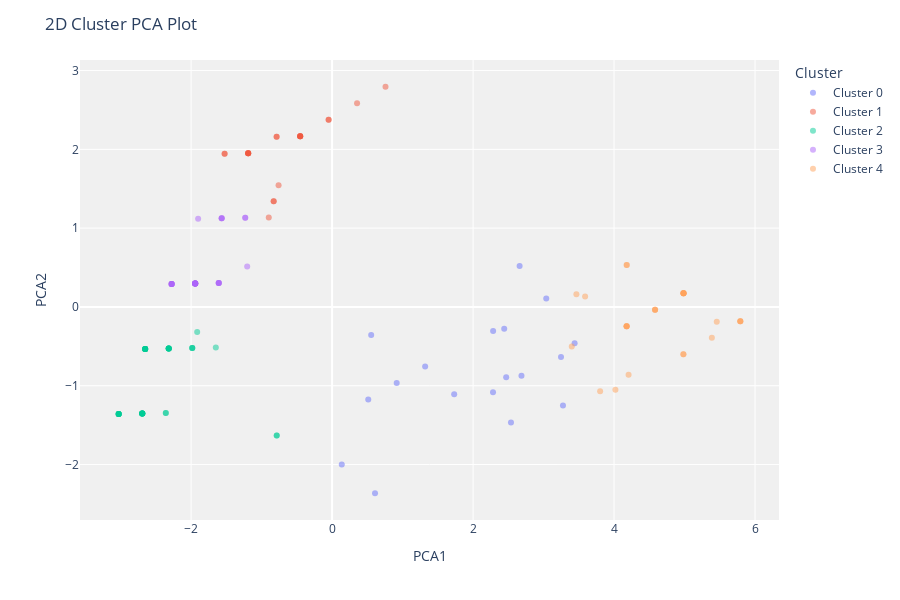

The notebook cell this image was saved under:
### Code cell
plot_model(model_kmeans, plot = 'cluster')

### Figure 1 — Plotly figure (JSON) as saved in the notebook; plotly's stock layout.template omitted (floating-point values rounded to 4 significant figures)
{"data": [{"customdata": [[null], [null], [null], [null], [null], [null], [null], [null], [null], [null], [null], [null], [null], [null], [null], [null], [null], [null]], "hovertemplate": "Cluster=Cluster 0<br>PCA1=%{x}<br>PCA2=%{y}<br>Feature=%{customdata[0]}<extra></extra>", "legendgroup": "Cluster 0", "marker": {"color": "#636efa", "opacity": 0.5, "symbol": "circle"}, "mode": "markers", "name": "Cluster 0", "orientation": "v", "showlegend": true, "textposition": "top center", "type": "scatter", "x": [2.66, 0.9165, 2.47, 3.275, 3.44, 2.687, 0.6089, 1.732, 3.038, 2.283, 0.5544, 0.1372, 2.285, 0.5129, 1.32, 2.538, 2.442, 3.247], "xaxis": "x", "y": [0.5187, -0.9655, -0.8925, -1.25, -0.4601, -0.8741, -2.365, -1.108, 0.1074, -1.084, -0.3561, -2.001, -0.3066, -1.175, -0.7559, -1.466, -0.2768, -0.6346], "yaxis": "y"}, {"customdata": [[null], [null], [null], [null], [null], [null], [null], [null], [null], [null], [null], [null], [null], [null], [null], [null], [null], [null], [null], [null], [null], [null]], "hovertemplate": "Cluster=Cluster 1<br>PCA1=%{x}<br>PCA2=%{y}<br>Feature=%{customdata[0]}<extra></extra>", "legendgroup": "Cluster 1", "marker": {"color": "#EF553B", "opacity": 0.5, "symbol": "circle"}, "mode": "markers", "name": "Cluster 1", "orientation": "v", "showlegend": true, "textposition": "top center", "type": "scatter", "x": [-1.191, 0.3541, -0.4532, -1.191, -0.8983, -0.7873, -1.525, 0.7577, -0.4532, -1.191, -0.8288, -1.191, -0.4532, -0.4532, -1.191, -0.4532, -0.8288, -1.525, -0.04955, -0.7873, -0.7593, -0.04955], "xaxis": "x", "y": [1.95, 2.585, 2.165, 1.95, 1.137, 2.159, 1.943, 2.794, 2.165, 1.95, 1.34, 1.95, 2.165, 2.165, 1.95, 2.165, 1.34, 1.943, 2.375, 2.159, 1.544, 2.375], "yaxis": "y"}, {"customdata": [[null], [null], [null], [null], [null], [null], [null], [null], [null], [null], [null], [null], [null], [null], [null], [null], [null], [null], [null], [null], [null], [null], [null], [null], [null], [null], [null], [null], [null], [null], [null], [null], [null], [null], [null], [null], [null], [null], [null], [null]], "hovertemplate": "Cluster=Cluster 2<br>PCA1=%{x}<br>PCA2=%{y}<br>Feature=%{customdata[0]}<extra></extra>", "legendgroup": "Cluster 2", "marker": {"color": "#00cc96", "opacity": 0.5, "symbol": "circle"}, "mode": "markers", "name": "Cluster 2", "orientation": "v", "showlegend": true, "textposition": "top center", "type": "scatter", "x": [-2.652, -2.359, -0.7857, -2.318, -0.7857, -1.984, -2.318, -1.984, -2.652, -2.652, -2.652, -2.693, -1.984, -2.693, -3.027, -2.652, -2.652, -2.318, -2.693, -2.318, -2.693, -2.693, -2.693, -3.027, -3.027, -2.652, -3.027, -2.693, -2.693, -2.318, -2.693, -1.65, -3.027, -3.027, -2.652, -3.027, -2.318, -2.318, -2.359, -1.914], "xaxis": "x", "y": [-0.5327, -1.346, -1.631, -0.5265, -1.631, -0.5203, -0.5265, -0.5203, -0.5327, -0.5327, -0.5327, -1.352, -0.5203, -1.352, -1.358, -0.5327, -0.5327, -0.5265, -1.352, -0.5265, -1.352, -1.352, -1.352, -1.358, -1.358, -0.5327, -1.358, -1.352, -1.352, -0.5265, -1.352, -0.5142, -1.358, -1.358, -0.5327, -1.358, -0.5265, -0.5265, -1.346, -0.3168], "yaxis": "y"}, {"customdata": [[null], [null], [null], [null], [null], [null], [null], [null], [null], [null], [null], [null], [null], [null], [null], [null], [null], [null], [null], [null], [null], [null], [null], [null], [null], [null], [null], [null]], "hovertemplate": "Cluster=Cluster 3<br>PCA1=%{x}<br>PCA2=%{y}<br>Feature=%{customdata[0]}<extra></extra>", "legendgroup": "Cluster 3", "marker": {"color": "#ab63fa", "opacity": 0.5, "symbol": "circle"}, "mode": "markers", "name": "Cluster 3", "orientation": "v", "showlegend": true, "textposition": "top center", "type": "scatter", "x": [-1.942, -2.276, -1.942, -1.942, -1.901, -2.276, -1.942, -1.232, -2.276, -1.204, -1.942, -1.608, -1.566, -1.942, -1.566, -2.276, -1.942, -1.608, -2.276, -1.942, -1.232, -1.608, -2.276, -1.942, -1.942, -1.608, -1.942, -1.566], "xaxis": "x", "y": [0.2988, 0.2926, 0.2988, 0.2988, 1.118, 0.2926, 0.2988, 1.13, 0.2926, 0.5147, 0.2988, 0.305, 1.124, 0.2988, 1.124, 0.2926, 0.2988, 0.305, 0.2926, 0.2988, 1.13, 0.305, 0.2926, 0.2988, 0.2988, 0.305, 0.2988, 1.124], "yaxis": "y"}, {"customdata": [[null], [null], [null], [null], [null], [null], [null], [null], [null], [null], [null], [null], [null], [null], [null], [null], [null], [null], [null], [null], [null], [null], [null], [null], [null], [null], [null], [null]], "hovertemplate": "Cluster=Cluster 4<br>PCA1=%{x}<br>PCA2=%{y}<br>Feature=%{customdata[0]}<extra></extra>", "legendgroup": "Cluster 4", "marker": {"color": "#FFA15A", "opacity": 0.5, "symbol": "circle"}, "mode": "markers", "name": "Cluster 4", "orientation": "v", "showlegend": true, "textposition": "top center", "type": "scatter", "x": [5.791, 4.985, 4.18, 4.985, 4.178, 4.178, 4.985, 4.019, 4.985, 4.985, 3.4, 4.984, 5.791, 5.388, 4.582, 5.457, 4.582, 5.791, 4.178, 4.985, 4.18, 4.206, 3.589, 4.178, 3.466, 4.984, 4.582, 3.803], "xaxis": "x", "y": [-0.1827, 0.1751, 0.5329, 0.1751, -0.2442, -0.2442, 0.1751, -1.051, 0.1751, 0.1751, -0.5021, -0.602, -0.1827, -0.3924, -0.03456, -0.1889, -0.03456, -0.1827, -0.2442, 0.1751, 0.5329, -0.8599, 0.1319, -0.2442, 0.1609, -0.602, -0.03456, -1.07], "yaxis": "y"}], "layout": {"height": 600, "legend": {"title": {"text": "Cluster"}, "tracegroupgap": 0}, "margin": {"t": 60}, "plot_bgcolor": "rgb(240,240,240)", "title": {"text": "2D Cluster PCA Plot"}, "xaxis": {"anchor": "y", "domain": [0, 1], "title": {"text": "PCA1"}}, "yaxis": {"anchor": "x", "domain": [0, 1], "title": {"text": "PCA2"}}}}
